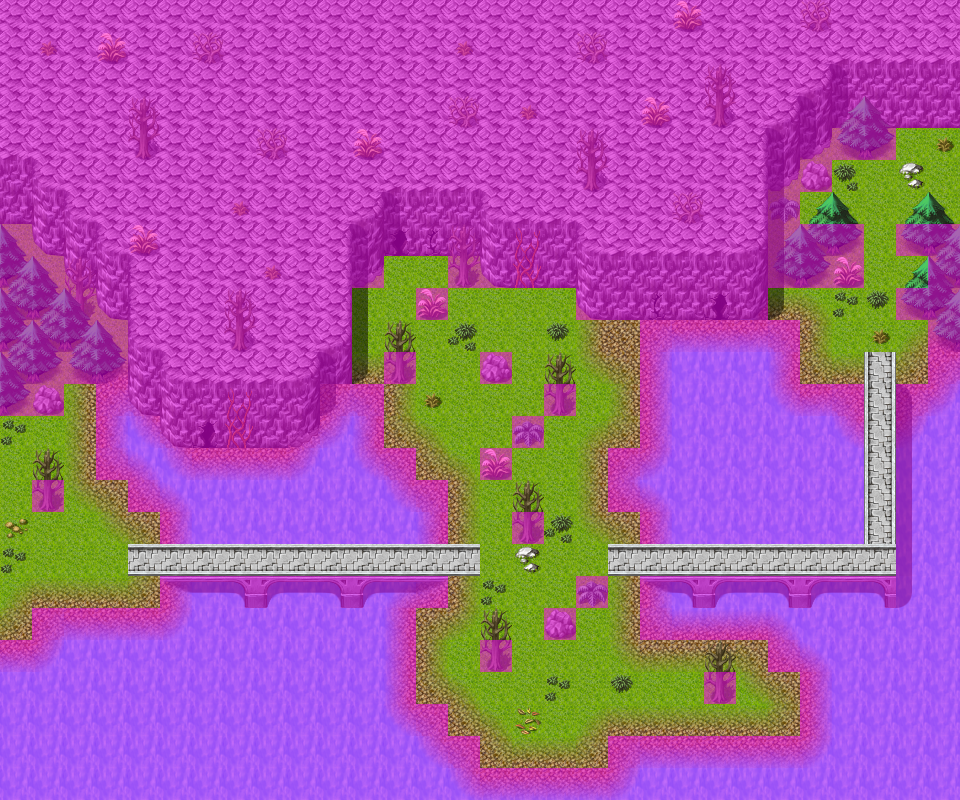

This is a level from a 2D game, rendered from its Tiled map with the project's own tilesets. A one-line summary and the map file follow, with tile-layer data summarised:
An orthogonal 30x25 tile map with 32x32 px tiles, 4 tile layers (Ground, Objects, Above, Walkable), 40 tilesets and 10 objects (8x spawn, 2x mapchange).

<map version="1.0" orientation="orthogonal" width="30" height="25" tilewidth="32" tileheight="32">
 <properties>
  <property name="outdoors" value="1" />
 </properties>
 <tileset firstgid="1" name="map_bed_1" tilewidth="32" tileheight="32">
  <image source="../drawable/map_bed_1.png" width="512" height="256" />
 </tileset>
 <tileset firstgid="129" name="map_border_1" tilewidth="32" tileheight="32">
  <image source="../drawable/map_border_1.png" width="512" height="256" />
 </tileset>
 <tileset firstgid="257" name="map_bridge_1" tilewidth="32" tileheight="32">
  <image source="../drawable/map_bridge_1.png" width="512" height="256" />
 </tileset>
 <tileset firstgid="385" name="map_broken_1" tilewidth="32" tileheight="32">
  <image source="../drawable/map_broken_1.png" width="512" height="256" />
 </tileset>
 <tileset firstgid="513" name="map_cavewall_1" tilewidth="32" tileheight="32">
  <image source="../drawable/map_cavewall_1.png" width="576" height="192" />
 </tileset>
 <tileset firstgid="621" name="map_cavewall_2" tilewidth="32" tileheight="32">
  <image source="../drawable/map_cavewall_2.png" width="576" height="192" />
 </tileset>
 <tileset firstgid="729" name="map_cavewall_3" tilewidth="32" tileheight="32">
  <image source="../drawable/map_cavewall_3.png" width="576" height="192" />
 </tileset>
 <tileset firstgid="837" name="map_chair_table_1" tilewidth="32" tileheight="32">
  <image source="../drawable/map_chair_table_1.png" width="512" height="256" />
 </tileset>
 <tileset firstgid="965" name="map_crate_1" tilewidth="32" tileheight="32">
  <image source="../drawable/map_crate_1.png" width="512" height="256" />
 </tileset>
 <tileset firstgid="1093" name="map_cupboard_1" tilewidth="32" tileheight="32">
  <image source="../drawable/map_cupboard_1.png" width="512" height="256" />
 </tileset>
 <tileset firstgid="1221" name="map_curtain_1" tilewidth="32" tileheight="32">
  <image source="../drawable/map_curtain_1.png" width="512" height="256" />
 </tileset>
 <tileset firstgid="1349" name="map_entrance_1" tilewidth="32" tileheight="32">
  <image source="../drawable/map_entrance_1.png" width="512" height="256" />
 </tileset>
 <tileset firstgid="1477" name="map_fence_1" tilewidth="32" tileheight="32">
  <image source="../drawable/map_fence_1.png" width="512" height="256" />
 </tileset>
 <tileset firstgid="1605" name="map_fence_2" tilewidth="32" tileheight="32">
  <image source="../drawable/map_fence_2.png" width="512" height="256" />
 </tileset>
 <tileset firstgid="1733" name="map_ground_1" tilewidth="32" tileheight="32">
  <image source="../drawable/map_ground_1.png" width="512" height="256" />
 </tileset>
 <tileset firstgid="1861" name="map_ground_2" tilewidth="32" tileheight="32">
  <image source="../drawable/map_ground_2.png" width="512" height="256" />
 </tileset>
 <tileset firstgid="1989" name="map_ground_3" tilewidth="32" tileheight="32">
  <image source="../drawable/map_ground_3.png" width="512" height="256" />
 </tileset>
 <tileset firstgid="2117" name="map_ground_4" tilewidth="32" tileheight="32">
  <image source="../drawable/map_ground_4.png" width="512" height="256" />
 </tileset>
 <tileset firstgid="2245" name="map_ground_5" tilewidth="32" tileheight="32">
  <image source="../drawable/map_ground_5.png" width="512" height="256" />
 </tileset>
 <tileset firstgid="2373" name="map_ground_6" tilewidth="32" tileheight="32">
  <image source="../drawable/map_ground_6.png" width="512" height="256" />
 </tileset>
 <tileset firstgid="2501" name="map_ground_7" tilewidth="32" tileheight="32">
  <image source="../drawable/map_ground_7.png" width="512" height="256" />
 </tileset>
 <tileset firstgid="2629" name="map_ground_8" tilewidth="32" tileheight="32">
  <image source="../drawable/map_ground_8.png" width="512" height="256" />
 </tileset>
 <tileset firstgid="2757" name="map_indoor_1" tilewidth="32" tileheight="32">
  <image source="../drawable/map_indoor_1.png" width="512" height="256" />
 </tileset>
 <tileset firstgid="2885" name="map_kitchen_1" tilewidth="32" tileheight="32">
  <image source="../drawable/map_kitchen_1.png" width="512" height="256" />
 </tileset>
 <tileset firstgid="3013" name="map_outdoor_1" tilewidth="32" tileheight="32">
  <image source="../drawable/map_outdoor_1.png" width="512" height="256" />
 </tileset>
 <tileset firstgid="3141" name="map_pillar_1" tilewidth="32" tileheight="32">
  <image source="../drawable/map_pillar_1.png" width="512" height="256" />
 </tileset>
 <tileset firstgid="3269" name="map_plant_1" tilewidth="32" tileheight="32">
  <image source="../drawable/map_plant_1.png" width="512" height="256" />
 </tileset>
 <tileset firstgid="3397" name="map_rock_1" tilewidth="32" tileheight="32">
  <image source="../drawable/map_rock_1.png" width="512" height="256" />
 </tileset>
 <tileset firstgid="3525" name="map_roof_1" tilewidth="32" tileheight="32">
  <image source="../drawable/map_roof_1.png" width="512" height="256" />
 </tileset>
 <tileset firstgid="3653" name="map_roof_2" tilewidth="32" tileheight="32">
  <image source="../drawable/map_roof_2.png" width="512" height="256" />
 </tileset>
 <tileset firstgid="3781" name="map_shop_1" tilewidth="32" tileheight="32">
  <image source="../drawable/map_shop_1.png" width="512" height="256" />
 </tileset>
 <tileset firstgid="3909" name="map_sign_ladder_1" tilewidth="32" tileheight="32">
  <image source="../drawable/map_sign_ladder_1.png" width="512" height="256" />
 </tileset>
 <tileset firstgid="4037" name="map_table_1" tilewidth="32" tileheight="32">
  <image source="../drawable/map_table_1.png" width="512" height="256" />
 </tileset>
 <tileset firstgid="4165" name="map_trail_1" tilewidth="32" tileheight="32">
  <image source="../drawable/map_trail_1.png" width="512" height="256" />
 </tileset>
 <tileset firstgid="4293" name="map_tree_1" tilewidth="32" tileheight="32">
  <image source="../drawable/map_tree_1.png" width="512" height="256" />
 </tileset>
 <tileset firstgid="4421" name="map_wall_1" tilewidth="32" tileheight="32">
  <image source="../drawable/map_wall_1.png" width="512" height="256" />
 </tileset>
 <tileset firstgid="4549" name="map_wall_2" tilewidth="32" tileheight="32">
  <image source="../drawable/map_wall_2.png" width="480" height="256" />
 </tileset>
 <tileset firstgid="4669" name="map_wall_3" tilewidth="32" tileheight="32">
  <image source="../drawable/map_wall_3.png" width="480" height="256" />
 </tileset>
 <tileset firstgid="4789" name="map_window_1" tilewidth="32" tileheight="32">
  <image source="../drawable/map_window_1.png" width="512" height="256" />
 </tileset>
 <tileset firstgid="4917" name="map_window_2" tilewidth="32" tileheight="32">
  <image source="../drawable/map_window_2.png" width="512" height="256" />
 </tileset>
 <layer name="Ground" width="30" height="25">
  <data>[750 cells, 750 non-empty, 15 distinct tile ids]</data>
 </layer>
 <layer name="Objects" width="30" height="25">
  <data>[750 cells, 274 non-empty, 41 distinct tile ids]</data>
 </layer>
 <layer name="Above" width="30" height="25">
  <data>[750 cells, 52 non-empty, 15 distinct tile ids]</data>
 </layer>
 <layer name="Walkable" width="30" height="25">
  <data>[750 cells, 570 non-empty, 1 distinct tile ids]</data>
 </layer>
 <objectgroup name="Mapevents">
  <object name="east" type="mapchange" x="928" y="128" width="32" height="96">
   <properties>
    <property name="map" value="mountainlake10" />
    <property name="place" value="west" />
   </properties>
  </object>
  <object name="west" type="mapchange" x="0" y="416" width="32" height="224">
   <properties>
    <property name="map" value="mountainlake12" />
    <property name="place" value="east" />
   </properties>
  </object>
 </objectgroup>
 <objectgroup name="Spawn">
  <!-- 8 objects omitted --></objectgroup>
 <objectgroup name="Keys" />
</map>
<!-- 8 of 10 objects omitted -->
